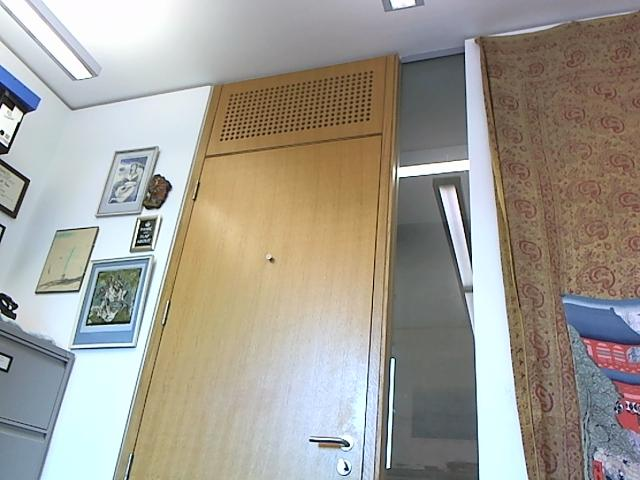
%> input picture background.jpg, 640 x 480 px
$ octave tempTest5.m   (GNU Octave 9; MATLAB toolbox functions it lacks are replaced by stand-ins)
%> lines starting %> are read from the running program, lines starting %| are printed output that depends on the picture; in (x1, y1, x2, y2) boxes, pixels count from 0 and x2, y2 are one past the last pixel; in counts of white or black regions, pixels touching at a corner belong together; the program's own positions count from 1
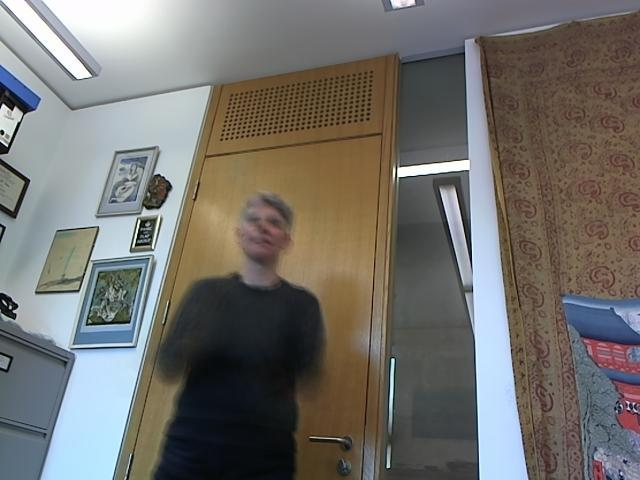
%> input picture average.jpg, 640 x 480 px
### get_training_data.m
% Get training value for the 3 balls
function vals = get_training_data
    load gt1

    files = dir('images/0*.jpg');

    vals = ones(99,3,3);
    for ii = 1:size(files,1)
        current = imread(strcat('images/',files(ii).name));
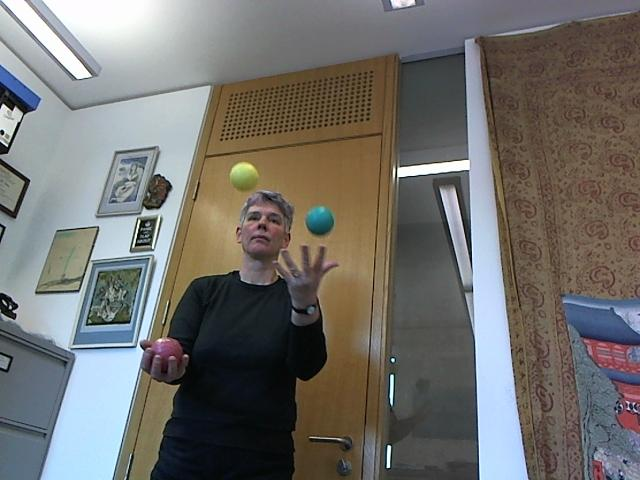
%> input picture images/00000002.jpg, 640 x 480 px
%> current is the input picture: size 480x640x3 uint8; mean R, G, B 113, 111.3, 107.7
        vals(ii,:,:) = get_colour_values(current,gt1(:,ii));
    end
%> pass 2 of the loop in get_training_data, `for ii = 1:size(files,1)`:
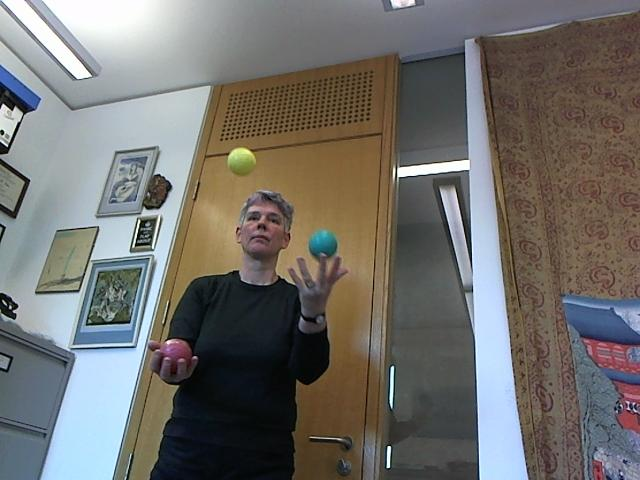
%> input picture images/00000003.jpg, 640 x 480 px
%> in get_training_data, current is the input picture: size 480x640x3 uint8; mean R, G, B 113.2, 111.3, 107.6
end

### rgb2nrgb.m
function m = rgb2nrgb(i)
    m = double(i);
    sum = m(:,:,1)+m(:,:,2)+m(:,:,3);
%> sum = 99 rows, first 12: [291 256 425; 282 265 391; 266 244 408; 3 3 3; 3 3 3; 3 3 3; 3 3 3; 3 3 3; 3 3 3; 3 3 3; 3 3 3; 3 3 3]

    m(:,:,1) = m(:,:,1)./sum;
    m(:,:,2) = m(:,:,2)./sum;
    m(:,:,3) = m(:,:,3)./sum;

### mask_clothes.m
function m = mask_clothes(image)
    m = image;
    thresh = 30;
    mask = im2bw(uint8(image), thresh/255);
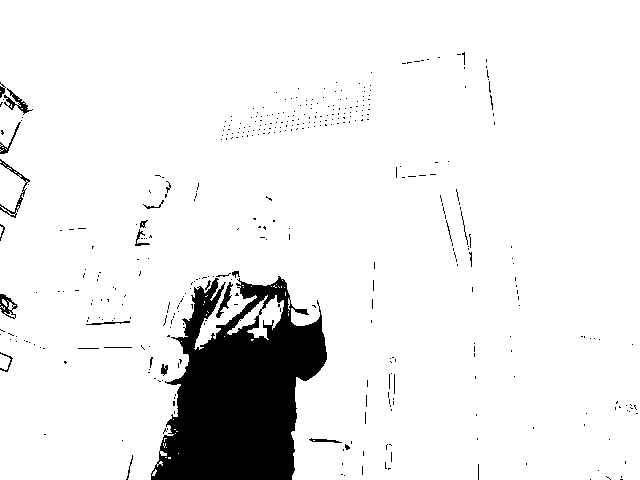
%> mask: size 480x640 logical; 91.9% white; 408 black regions (382 under 20 px), largest, box (x1, y1, x2, y2) and area: (151, 276, 327, 480) 21988, (0, 159, 30, 218) 244, (4, 88, 33, 115) 216

    m(:,:,1) = m(:,:,1).*mask;
    m(:,:,2) = m(:,:,2).*mask;
%> m: size 480x640x3 double; mean R, G, B 112, 110, 107.7
    m(:,:,3) = m(:,:,3).*mask;

### detect1.m
function out = detect1(im, bg, av)

    %Gaussian blur
    G = fspecial('gaussian',[5 5],2);

    %im = imfilter(im,G,'same');
    %av = imfilter(av,G,'same');

    im = mask_clothes(im);
    imnrgb = rgb2nrgb(im);
%> in rgb2nrgb (call 2), `m(:,:,1) = m(:,:,1)./sum;`: m: size 480x640x3 double; 2.69% of the values are NaN or infinite; the others: min 0, max 255, mean 74.15
%> in rgb2nrgb (call 2), `m(:,:,2) = m(:,:,2)./sum;`: m: size 480x640x3 double; 5.37% of the values are NaN or infinite; the others: min 0, max 255, mean 37.61
%> in rgb2nrgb (call 2), `m(:,:,3) = m(:,:,3)./sum;`: m: size 480x640x3 double; 8.06% of the values are NaN or infinite; the others: min 0, max 0.671, mean 0.333
    imhsv = rgb2hsv(im);
%> imhsv: size 480x640x3 double; mean H, S, V 0.3, 0.2, 122.1
    imhsvsatmask = imhsv(:,:,2) > 50/255;
%> imhsvsatmask: size 480x640 logical; 48.5% white; 437 white regions (398 under 20 px), largest, box (x1, y1, x2, y2) and area: (126, 54, 400, 480) 61680, (476, 13, 640, 480) 46342, (0, 258, 154, 480) 18473
    bgnrgb = rgb2nrgb(bg);
%> in rgb2nrgb (call 3), `m(:,:,1) = m(:,:,1)./sum;`: m: size 480x640x3 double; 0% of the values are NaN or infinite; the others: min 0, max 255, mean 101.8
%> in rgb2nrgb (call 3), `m(:,:,2) = m(:,:,2)./sum;`: m: size 480x640x3 double; 0% of the values are NaN or infinite; the others: min 0, max 255, mean 49.62
%> in rgb2nrgb (call 3), `m(:,:,3) = m(:,:,3)./sum;`: m: size 480x640x3 double; 0% of the values are NaN or infinite; the others: min 0, max 1, mean 0.333
    bghsv = rgb2hsv(bg);
%> bghsv: size 480x640x3 double; mean H, S, V 0.3, 0.2, 170.9
    avnrgb = rgb2nrgb(av);
%> in rgb2nrgb (call 4), `m(:,:,1) = m(:,:,1)./sum;`: m: size 480x640x3 double; 0% of the values are NaN or infinite; the others: min 0, max 255, mean 73.67
%> in rgb2nrgb (call 4), `m(:,:,2) = m(:,:,2)./sum;`: m: size 480x640x3 double; 0% of the values are NaN or infinite; the others: min 0, max 255, mean 36.29
    avnrgbdif = imnrgb - avnrgb; avnrgbdif(isnan(avnrgbdif)) = 0;
%> after `avnrgbdif = imnrgb - avnrgb`: avnrgbdif: size 480x640x3 double; 8.06% of the values are NaN or infinite; the others: min -0.335, max 0.285, mean -8.9e-20
%> after `avnrgbdif(isnan(avnrgbdif)) = 0`:
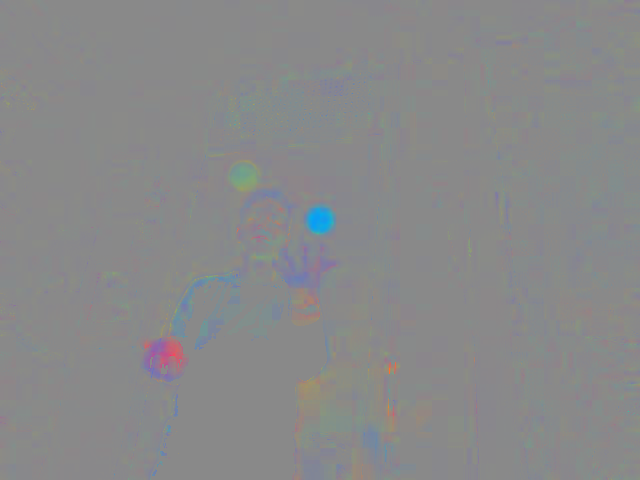
%> avnrgbdif: size 480x640x3 double; mean R, G, B -0.00188, -9.62e-05, 0.00198; drawn with min black and max white
    avnrgbdifhsv = rgb2hsv(avnrgbdif);
%> avnrgbdifhsv: size 480x640x3 double; mean H, S, V 0.445, 1.79, 0.00655
    avnrgbdifhsvmask = avnrgbdifhsv(:,:,3) > 7/255;
%> avnrgbdifhsvmask: size 480x640 logical; 3.6% white; 767 white regions (727 under 20 px), largest, box (x1, y1, x2, y2) and area: (141, 268, 243, 382) 2422, (279, 242, 339, 309) 1497, (303, 202, 337, 237) 908
    bgnrgbdif = imnrgb- bgnrgb;
%> bgnrgbdif: size 480x640x3 double; 8.06% of the values are NaN or infinite; the others: min -0.493, max 0.429, mean 1.62e-19
    bgmask = imhsv(:,:,1) > 0.15;
%> bgmask: size 480x640 logical; 53.7% white; 271 black regions (227 under 20 px), largest, box (x1, y1, x2, y2) and area: (130, 33, 465, 480) 84958, (476, 13, 640, 480) 50706, (416, 445, 466, 480) 1282
    imnrgbmasked = imnrgb(:,:,1).*bgmask;
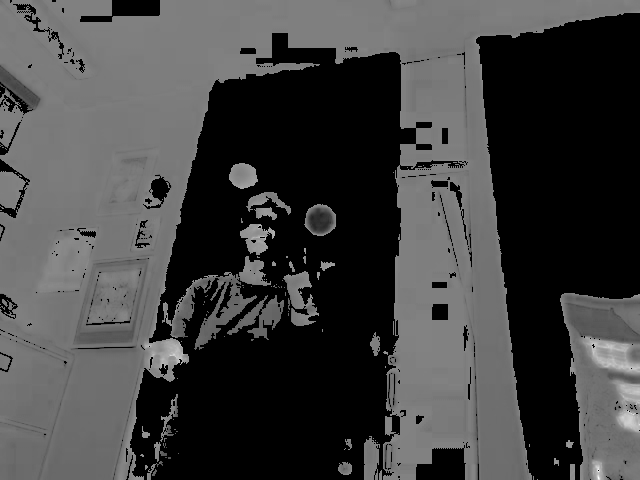
%> imnrgbmasked: size 480x640 double; 8.06% of the values are NaN or infinite; the others: min 0, max 0.661, mean 0.184; drawn with min black, max white, NaN and infinite black

    out = imhsv(:,:,1).*imhsvsatmask.*avnrgbdifhsvmask.*bgmask;
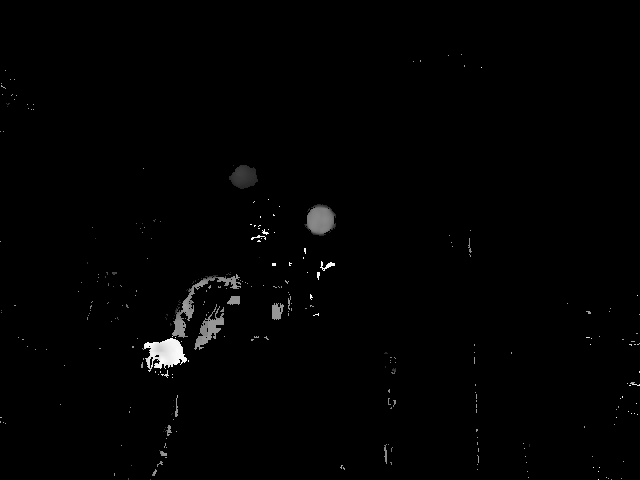
%> out: size 480x640 double; min 0, max 0.996, mean 0.00867
end

### get_colour_values.m
% Given an image and a set of coordinates, return the corresponding colour
% value at the points in the image
% Assume: points are [i,rr,rc,gr,gc,yr,yc]'
% Output: 1x3x3 [[r,g,b],...] array
function colour_values = get_colour_values(im, points)
    colour_values = ones(1,3,3);
    colour_values(1,1,:) = im(points(2),points(3),:);
    colour_values(1,2,:) = im(points(4),points(5),:);
    colour_values(1,3,:) = im(points(6),points(7),:);
end

### tempTest5.m
load gt1;

bg = double(imread('background.jpg'));
average = double(imread('average.jpg'));

files = dir('images/0*.jpg');

vals = get_training_data();
valshsv = rgb2hsv(rgb2nrgb(vals));

count = 1;

matrix = [];

%loop which goes through all images
for ii = 1:size(files,1)

    % initialisation of vector, which would be added to final output matrix
    column = ii;

    im = double(imread(files(ii).name));
    out = detect1(im,bg,average);

    tmpChann = zeros(480,640);

    for ball = 1:3
        out2 = out;
        sd = std(valshsv(:,ball));
        m = median(valshsv(:,ball));

        lower = m-sd*2;
        upper = m+sd*2;

        out2(out2 < lower| out2 > upper) = 0;
        out2(out2 >= lower & out2 <= upper) = 1.0;

        % label all the connected objects in image
        [channel,num] = bwlabel(out2,4);
        % get the properties of each labeled area
        stats = regionprops(channel, 'Area','PixelIdxList','PixelList');

        maxArea = -1;

        % find the biggest area in image
        for m = 1:length(stats)
            area = stats(m).Area;
            if maxArea < area;
                maxArea = area;
            end
        end

        for reg = 1:length(stats)

            % cut all smaller areas than maximum
            if stats(reg).Area < maxArea
                channel(stats(reg).PixelIdxList) = 0;
            else

                % find centre of maximum area
                x = stats(reg).PixelList(:,1);
                y = stats(reg).PixelList(:,2);

                % [6 lines of commented-out code are left out]
                centreX = median(x);
                centreY = median(y);

                column = [column centreY centreX];
            end
        end
        tmpChann = tmpChann + channel;
        if ball == 1
            redChan = channel;
        end
        if ball == 2
            greenChan = channel;
        end
        if ball == 3
            yellowChan = channel;
        end
    end
%> this loop made 3 passes
%> (sd, lower, upper) on passes 1 to 3: (0.154, -0.309, 0.309), (0.0913, -0.183, 0.183), (0.0373, -0.0745, 0.0745)
%> after the loop, centreX = 320.5; centreY = 240.5; column = [1 240.5 320.5 240.5 320.5 240.5 320.5]
    figure(1)
    imshow(tmpChann)
    ii

    % output matrix
    matrix = [matrix, column'];
%> matrix = [1; 240.5; 320.5; 240.5; 320.5; 240.5; 320.5]

    figure(2)
    imshow(redChan)

    figure(3)
    imshow(greenChan)

    figure(4)
    hold on
    imshow(yellowChan)
    plot(gt1(7,ii),gt1(6,ii),'r+');
    plot(centreX,centreY,'.r');
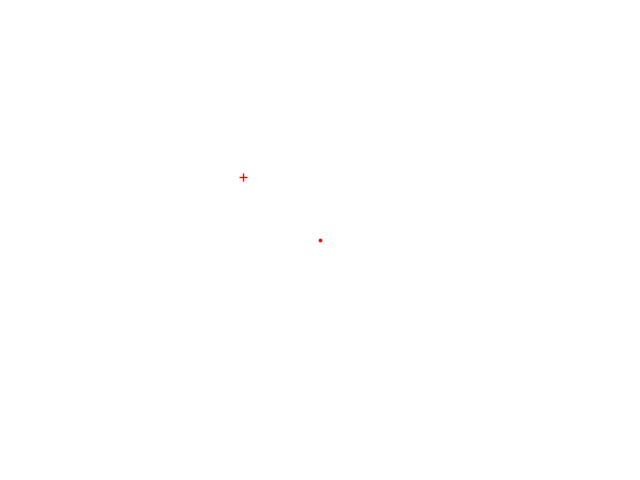
%> figure redrawn from the program's plot data
    drawnow
    yellow = sqrt((gt1(7,ii)-centreX)^2 + (gt1(6,ii) - centreY)^2)
%> yellow = 100.2
end
%> pass 2 of the loop `for ii = 1:size(files,1)`:
%> in mask_clothes (call 2), `mask = im2bw(uint8(image), thresh/255);`:
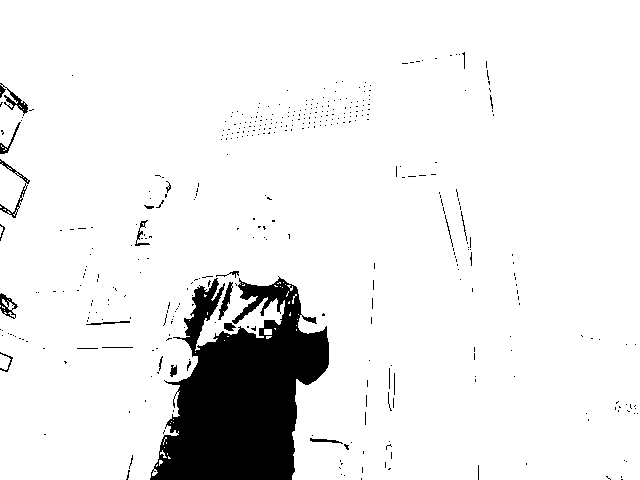
%> mask: size 480x640 logical; 92% white; 402 black regions (377 under 20 px), largest, box (x1, y1, x2, y2) and area: (150, 276, 329, 480) 21870, (0, 83, 28, 116) 258, (0, 159, 30, 218) 247
%> in rgb2nrgb (call 5), `sum = m(:,:,1)+m(:,:,2)+m(:,:,3);`:
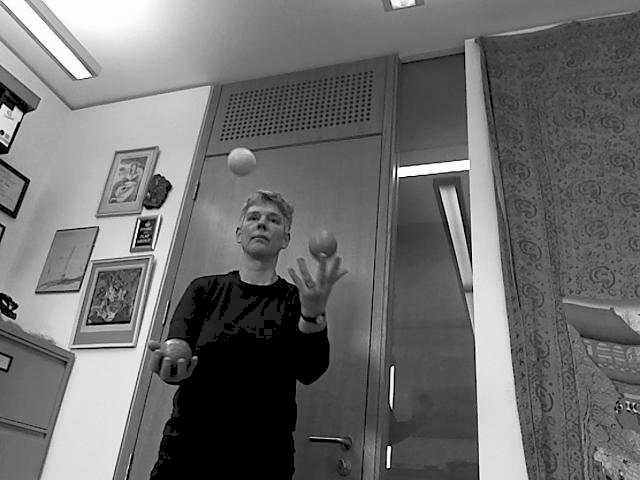
%> sum: size 480x640 double; min 0, max 765, mean 328.3; drawn with min black and max white
%> the loop `for ball = 1:3` made 3 passes
%> after the loop `for ball = 1:3`: column = [2 240.5 320.5 240.5 320.5 240.5 320.5]
%> matrix = [1 2; 240.5 240.5; 320.5 320.5; 240.5 240.5; 320.5 320.5; 240.5 240.5; 320.5 320.5]
%> yellow = 111.7

save('matrix.mat','matrix');
